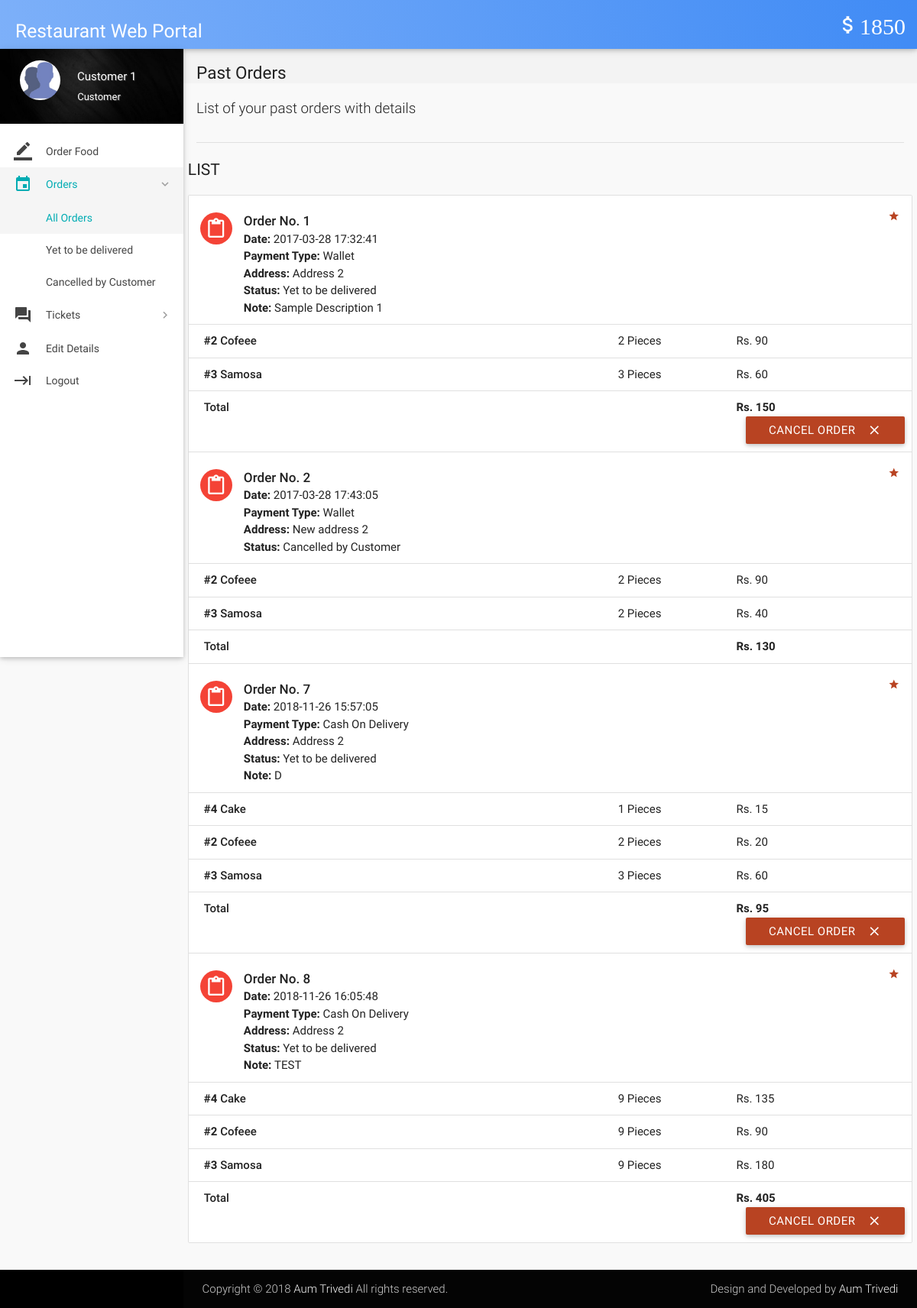
Page /orders.php (signed in) on the committed database.
### tables this page shows
CREATE TABLE `wallet_details` (
  `id` int(11) NOT NULL,
  `wallet_id` int(11) NOT NULL,
  `number` varchar(16) NOT NULL,
  `cvv` int(3) NOT NULL,
  `balance` int(11) NOT NULL DEFAULT '2000'
);

CREATE TABLE `orders` (
  `id` int(11) NOT NULL,
  `customer_id` int(11) NOT NULL,
  `address` varchar(300) NOT NULL,
  `description` varchar(300) NOT NULL,
  `date` datetime NOT NULL DEFAULT CURRENT_TIMESTAMP,
  `payment_type` varchar(16) NOT NULL DEFAULT 'Wallet',
  `total` int(11) NOT NULL,
  `status` varchar(25) NOT NULL DEFAULT 'Yet to be delivered',
  `deleted` tinyint(4) NOT NULL DEFAULT '0'
);

CREATE TABLE `order_details` (
  `id` int(11) NOT NULL,
  `order_id` int(11) NOT NULL,
  `item_id` int(11) NOT NULL,
  `quantity` int(11) NOT NULL,
  `price` int(11) NOT NULL
);

CREATE TABLE `items` (
  `id` int(11) NOT NULL,
  `name` varchar(20) NOT NULL,
  `price` int(11) NOT NULL,
  `deleted` tinyint(4) NOT NULL DEFAULT '0'
);

### includes/wallet.php (called while the page is built)
<?php
$user_id=$_SESSION['user_id'];
$sql = mysqli_query($con, "SELECT * FROM wallet where customer_id = $user_id");
while($row1 = mysqli_fetch_array($sql)){
$wallet_id = $row1['id'];
}
$sql = mysqli_query($con, "SELECT * FROM wallet_details where wallet_id = $wallet_id");
while($row1 = mysqli_fetch_array($sql)){
$balance = $row1['balance'];
}
?>

### includes/connect.php (called while the page is built, shortened)
<?php
$name = $_SESSION['name'];
$role = $_SESSION['role'];
?>

### orders.php (the view, shortened to what this page needs)
<?php
include 'includes/connect.php';
include 'includes/wallet.php';
	if($_SESSION['customer_sid']==session_id())
	{
		?>
<!DOCTYPE html>
<html lang="en">
<head>
  <link href="css/materialize.min.css" type="text/css" rel="stylesheet" media="screen,projection">
  <link href="css/style.min.css" type="text/css" rel="stylesheet" media="screen,projection">
  <link href="css/custom/custom.min.css" type="text/css" rel="stylesheet" media="screen,projection">
  <link href="js/plugins/perfect-scrollbar/perfect-scrollbar.css" type="text/css" rel="stylesheet" media="screen,projection">
</head>
<body>
  <header id="header" class="page-topbar">
        <div class="navbar-fixed">
            <nav class="navbar-color">
                <div class="nav-wrapper">
                    <ul class="left">
                      <li><h1 class="logo-wrapper"><a href="index.php" class="brand-logo darken-1"><h5>Restaurant Web Portal</h5></a> <span class="logo-text">Logo</span></h1></li>
                    </ul>
                    <ul class="right hide-on-med-and-down">
                        <li><a href="#"  class="waves-effect waves-block waves-light"><i class="mdi-editor-attach-money"><?php echo $balance;?></i></a>
                        </li>
                    </ul>
                </div>
            </nav>
        </div>
  </header>
  <div id="main">
    <div class="wrapper">
      <aside id="left-sidebar-nav">
        <ul id="slide-out" class="side-nav fixed leftside-navigation">
            <li class="user-details cyan darken-2">
            <div class="row">
                <div class="col col s4 m4 l4">
                    <img src="images/avatar.jpg" alt="" class="circle responsive-img valign profile-image">
                </div>
                <div class="col col s8 m8 l8">
                    <a class="btn-flat dropdown-button waves-effect waves-light white-text profile-btn" href="#" data-activates="profile-dropdown"><?php echo $name;?> <i class="mdi-navigation-arrow-drop-down right"></i></a>
                    <p class="user-roal"><?php echo $role;?></p>
                </div>
            </div>
            </li>
            <li class="bold"><a href="index.php" class="waves-effect waves-cyan"><i class="mdi-editor-border-color"></i> Order Food</a>
            </li>
                <li class="no-padding">
                    <ul class="collapsible collapsible-accordion">
                        <li class="bold"><a class="collapsible-header waves-effect waves-cyan active"><i class="mdi-editor-insert-invitation"></i> Orders</a>
                            <div class="collapsible-body">
                                <ul>
								<li class="<?php
								if(!isset($_GET['status'])){
										echo 'active';
									}?>
									"><a href="orders.php">All Orders</a>
                                </li>
								<?php
									$sql = mysqli_query($con, "SELECT DISTINCT status FROM orders  WHERE customer_id = $user_id;;");
									while($row = mysqli_fetch_array($sql)){
                                    echo '<li class='.(isset($_GET['status'])?($status == $_GET['status'] ? 'active' : ''): '').'><a href="orders.php?status='.$row['status'].'">'.$row['status'].'</a>
                                    </li>';
									}
									?>
                                </ul>
                            </div>
                        </li>
                    </ul>
                </li>
                <li class="no-padding">
                    <ul class="collapsible collapsible-accordion">
                        <li class="bold"><a class="collapsible-header waves-effect waves-cyan"><i class="mdi-action-question-answer"></i> Tickets</a>
                        </li>
                    </ul>
                </li>
            <li class="bold"><a href="details.php" class="waves-effect waves-cyan"><i class="mdi-social-person"></i> Edit Details</a>
            </li>
                  <li class="bold"><a href="routers/logout.php"><i class="mdi-hardware-keyboard-tab"></i> Logout</a>
                        </li>
        </ul>
        </aside>
      <section id="content">
        <div id="breadcrumbs-wrapper">
          <div class="container">
            <div class="row">
              <div class="col s12 m12 l12">
                <h5 class="breadcrumbs-title">Past Orders</h5>
              </div>
            </div>
          </div>
        </div>
        <div class="container">
          <p class="caption">List of your past orders with details</p>
          <div class="divider"></div>
<div id="work-collections" class="seaction">
					<?php
					if(isset($_GET['status'])){
						$status = $_GET['status'];
					}
					else{
						$status = '%';
					}
					$sql = mysqli_query($con, "SELECT * FROM orders WHERE customer_id = $user_id AND status LIKE '$status';;");
					echo '              <div class="row">
                <div>
                    <h4 class="header">List</h4>
                    <ul id="issues-collection" class="collection">';
					while($row = mysqli_fetch_array($sql))
					{
						$status = $row['status'];
						echo '<li class="collection-item avatar">
                              <i class="mdi-content-content-paste red circle"></i>
                              <span class="collection-header">Order No. '.$row['id'].'</span>
                              <p><strong>Date:</strong> '.$row['date'].'</p>
                              <p><strong>Payment Type:</strong> '.$row['payment_type'].'</p>
							  <p><strong>Address: </strong>'.$row['address'].'</p>
                              <p><strong>Status:</strong> '.($status=='Paused' ? 'Paused <a  data-position="bottom" data-delay="50" data-tooltip="Please contact administrator for further details." class="btn-floating waves-effect waves-light tooltipped cyan">    ?</a>' : $status).'</p>
							  '.(!empty($row['description']) ? '<p><strong>Note: </strong>'.$row['description'].'</p>' : '').'
							  <a href="#" class="secondary-content"><i class="mdi-action-grade"></i></a>
                              </li>';
						$order_id = $row['id'];
						$sql1 = mysqli_query($con, "SELECT * FROM order_details WHERE order_id = $order_id;");
						while($row1 = mysqli_fetch_array($sql1))
						{
							$item_id = $row1['item_id'];
							$sql2 = mysqli_query($con, "SELECT * FROM items WHERE id = $item_id;");
							while($row2 = mysqli_fetch_array($sql2)){
								$item_name = $row2['name'];
							}
							echo '<li class="collection-item">
                            <div class="row">
                            <div class="col s7">
                            <p class="collections-title"><strong>#'.$row1['item_id'].'</strong> '.$item_name.'</p>
                            </div>
                            <div class="col s2">
                            <span>'.$row1['quantity'].' Pieces</span>
                            </div>
                            <div class="col s3">
                            <span>Rs. '.$row1['price'].'</span>
                            </div>
                            </div>
                            </li>';
							$id = $row1['order_id'];
						}
								echo'<li class="collection-item">
                                        <div class="row">
                                            <div class="col s7">
                                                <p class="collections-title"> Total</p>
                                            </div>
                                            <div class="col s2">
											<span> </span>
                                            </div>
                                            <div class="col s3">
                                                <span><strong>Rs. '.$row['total'].'</strong></span>
                                            </div>';
								if(!preg_match('/^Cancelled/', $status)){
									if($status != 'Delivered'){
								echo '<form action="routers/cancel-order.php" method="post">
										<input type="hidden" value="'.$id.'" name="id">
										<input type="hidden" value="Cancelled by Customer" name="status">
										<input type="hidden" value="'.$row['payment_type'].'" name="payment_type">
										<button class="btn waves-effect waves-light right submit" type="submit" name="action">Cancel Order
                                              <i class="mdi-content-clear right"></i>
										</button>
										</form>';
								}
								}
								echo'</div></li>';
					}
					?>
					 </ul>
                </div>
              </div>
            </div>
        </div>
      </section>
    </div>
  </div>
  <footer class="page-footer">
    <div class="footer-copyright">
      <div class="container">
        <span>Copyright © 2018 <a class="grey-text text-lighten-4" href="#" target="_blank">Aum Trivedi</a> All rights reserved.</span>
        <span class="right"> Design and Developed by <a class="grey-text text-lighten-4" href="#">Aum Trivedi</a></span>
        </div>
    </div>
  </footer>
</body>
</html>
<?php
	}
?>

### rows in the picture
wallet_details: balance "1850"
orders: id "1", date "2017-03-28 17:32:41", payment_type "Wallet", address "Address 2", status "Yet to be delivered", description "Sample Description 1", total "150"
order_details: item "2", item.name "Cofeee", quantity "2", price "90"
order_details: item "3", item.name "Samosa", quantity "3", price "60"
orders: id "2", date "2017-03-28 17:43:05", payment_type "Wallet", address "New address 2", status "Cancelled by Customer", total "130"
order_details: item "2", item.name "Cofeee", quantity "2", price "90"
order_details: item "3", item.name "Samosa", quantity "2", price "40"
orders: id "7", date "2018-11-26 15:57:05", payment_type "Cash On Delivery", address "Address 2", status "Yet to be delivered", description "D", total "95"
order_details: item "4", item.name "Cake", quantity "1", price "15"
order_details: item "2", item.name "Cofeee", quantity "2", price "20"
order_details: item "3", item.name "Samosa", quantity "3", price "60"
orders: id "8", date "2018-11-26 16:05:48", payment_type "Cash On Delivery", address "Address 2", status "Yet to be delivered", description "TEST", total "405"
order_details: item "4", item.name "Cake", quantity "9", price "135"
order_details: item "2", item.name "Cofeee", quantity "9", price "90"
order_details: item "3", item.name "Samosa", quantity "9", price "180"

### other values in the picture
$name "Customer 1"
$role "Customer"
$row['status'] "Yet to be delivered"
$row['status'] "Cancelled by Customer"
